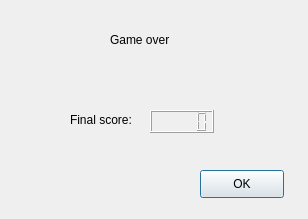
<?xml version="1.0" encoding="UTF-8"?>
<ui version="4.0">
 <class>EndingDialog</class>
 <widget class="QDialog" name="EndingDialog">
  <property name="geometry">
   <rect>
    <x>0</x>
    <y>0</y>
    <width>308</width>
    <height>219</height>
   </rect>
  </property>
  <property name="windowTitle">
   <string>Dialog</string>
  </property>
  <widget class="QLabel" name="label">
   <property name="geometry">
    <rect>
     <x>110</x>
     <y>30</y>
     <width>101</width>
     <height>20</height>
    </rect>
   </property>
   <property name="text">
    <string>Game over</string>
   </property>
  </widget>
  <widget class="QLabel" name="label_2">
   <property name="geometry">
    <rect>
     <x>70</x>
     <y>110</y>
     <width>81</width>
     <height>20</height>
    </rect>
   </property>
   <property name="text">
    <string>Final score:</string>
   </property>
  </widget>
  <widget class="QLCDNumber" name="lcdNumber">
   <property name="geometry">
    <rect>
     <x>150</x>
     <y>110</y>
     <width>64</width>
     <height>23</height>
    </rect>
   </property>
  </widget>
  <widget class="QPushButton" name="pushButton">
   <property name="geometry">
    <rect>
     <x>200</x>
     <y>170</y>
     <width>84</width>
     <height>28</height>
    </rect>
   </property>
   <property name="text">
    <string>OK</string>
   </property>
  </widget>
 </widget>
 <resources/>
 <connections/>
</ui>
